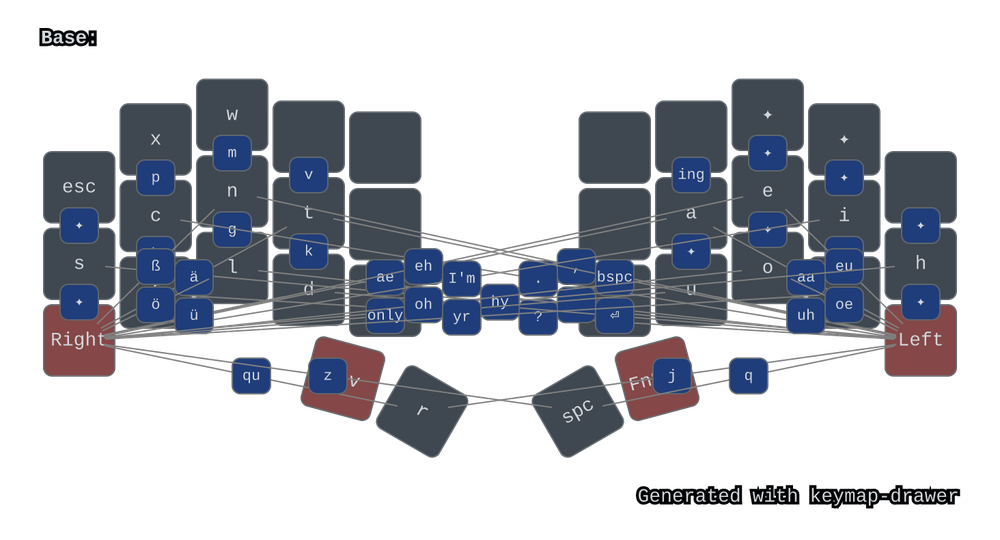
#> input picture blog/images/base-layer.png, 1000 x 540 px, shrunk from 1464 x 790 before the run
$ python compose-after-n-promo.py
#> lines starting #> are read from the running program, lines starting #| are printed output that depends on the picture
"""Flatten the generated diagrams and append them for the promo image."""

from pathlib import Path

from PIL import Image

ROOT = Path(__file__).parent
base = Image.open(ROOT / "images/base-layer.png").convert("RGBA")
#> base is the input picture: PIL image 1000x540 RGBA; mean R, G, B, A 28.9, 31.7, 38.9, 96.2
after = Image.open(ROOT / "images/after-n.png").convert("RGBA")
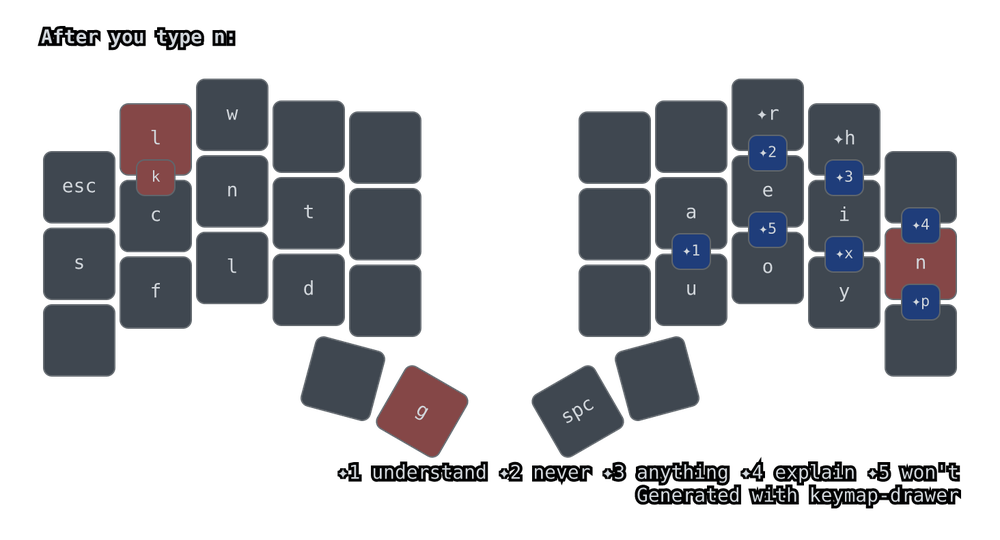
#> input picture blog/images/after-n.png, 1000 x 540 px, shrunk from 1464 x 790 before the run
#> after is the input picture: PIL image 1000x540 RGBA; mean R, G, B, A 26.6, 27.8, 31.4, 91.2
if base.size != after.size:
    raise SystemExit(f"diagram sizes differ: {base.size} vs {after.size}")

background = (36, 42, 49, 255)
divider = 12
output = Image.new("RGBA", (base.width, base.height * 2 + divider), background)
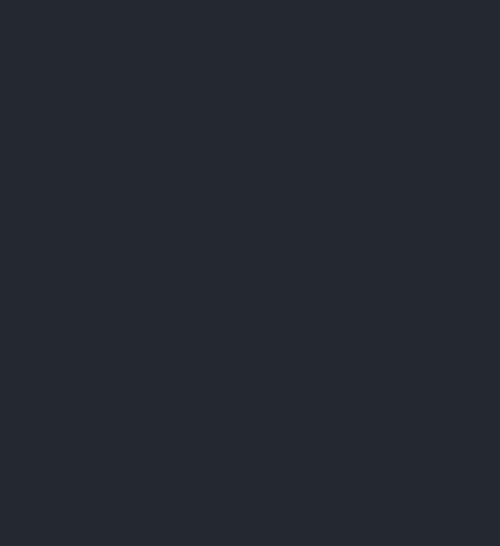
#> output: PIL image 1000x1092 RGBA (shown at 1/2 size); mean R, G, B, A 36, 42, 49, 255
output.alpha_composite(base, (0, 0))
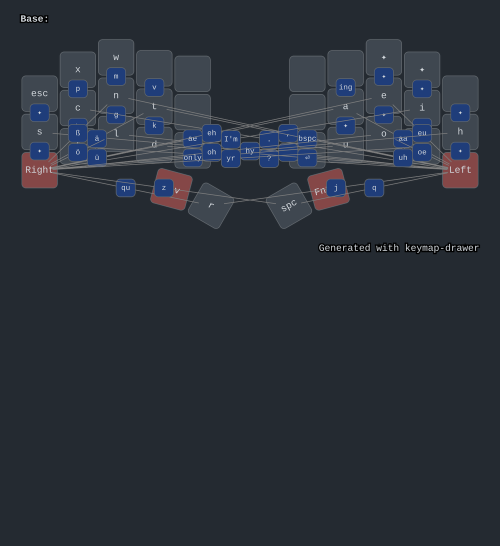
#> output: PIL image 1000x1092 RGBA (shown at 1/2 size); mean R, G, B, A 42.2, 48.4, 57.6, 255
output.alpha_composite(after, (0, base.height + divider))
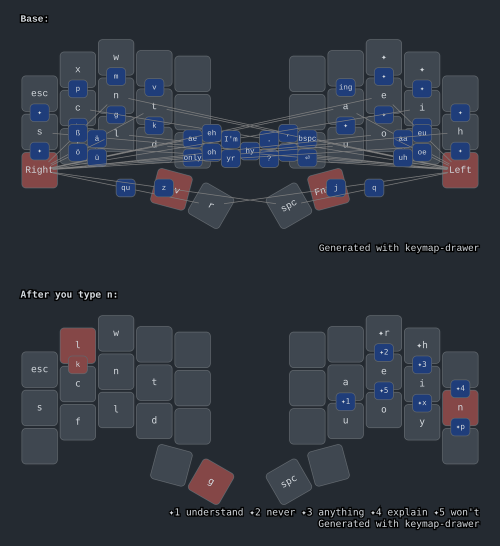
#> output: PIL image 1000x1092 RGBA (shown at 1/2 size); mean R, G, B, A 48.1, 53.8, 63.4, 255
output.convert("RGB").save(ROOT / "images/after-n-promo.png", optimize=True)
